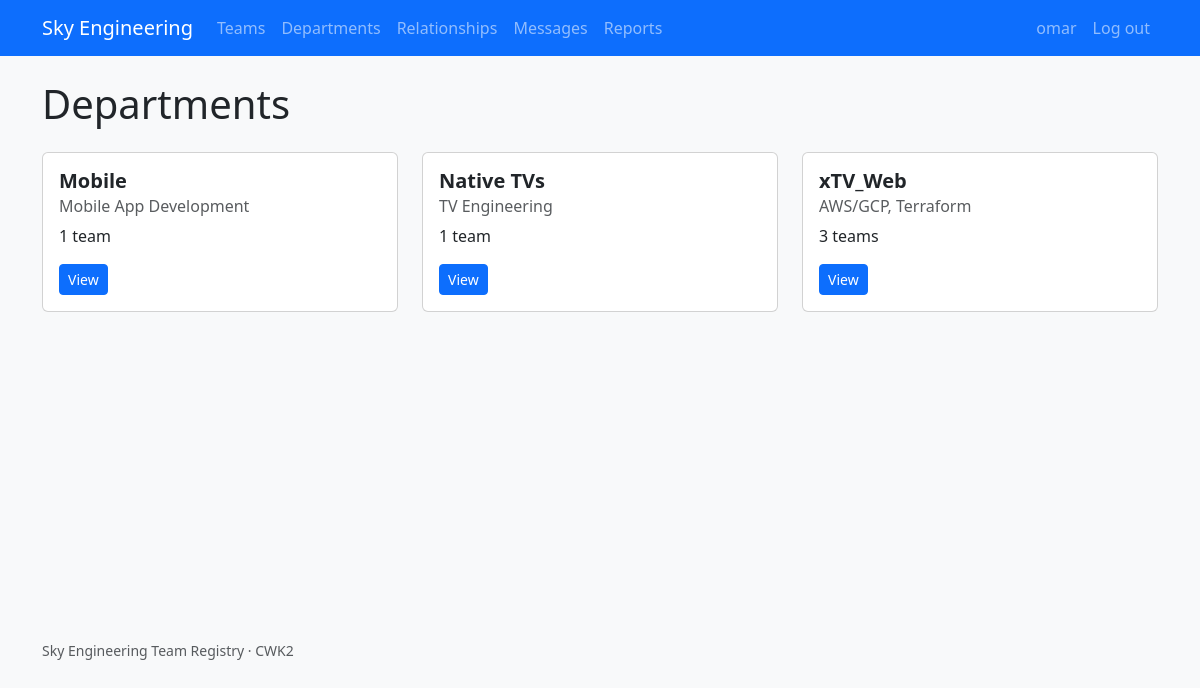
The page /organization/departments/ (signed in) on the database its author committed.
### organization/models.py (models this page shows, shortened)
class Department(models.Model):
    name = models.CharField(max_length=150, unique=True)
    specialisation = models.CharField(max_length=200)
    leader = models.ForeignKey(
        settings.AUTH_USER_MODEL,
        null=True,
        blank=True,
        on_delete=models.SET_NULL,
        related_name='led_departments',
    )
    description = models.TextField(blank=True)

### organization/views.py (the view)
# urls.py: path('departments/', views.department_list, name='department_list'),
@login_required
def department_list(request):
    departments = Department.objects.all().order_by('name')
    return render(request, 'organization/department_list.html', {
        'departments': departments,
    })

### organization/templates/organization/department_list.html (shortened to what this page needs)
{% extends 'base.html' %}
{% block content %}
<h1 class="mb-4">Departments</h1>
<div class="row">
  {% for department in departments %}
    <div class="col-md-4 mb-3">
      <div class="card h-100">
        <div class="card-body">
          <h5 class="card-title">{{ department.name }}</h5>
          <h6 class="card-subtitle mb-2 text-muted">{{ department.specialisation }}</h6>
          <p class="card-text">{{ department.team_set.count }} team{{ department.team_set.count|pluralize }}</p>
          <a href="{% url 'department_detail' department.pk %}" class="btn btn-primary btn-sm">View</a>
        </div>
      </div>
    </div>
  {% empty %}
    <p>No departments yet. Add some via the admin.</p>
  {% endfor %}
</div>
{% endblock %}

### templates/navbar.html (shortened to what this page needs)
<nav class="navbar navbar-expand-lg navbar-dark bg-primary">
  <div class="container">
    <a class="navbar-brand" href="{% url 'home' %}">Sky Engineering</a>
    <div class="collapse navbar-collapse" id="nav">
      <ul class="navbar-nav me-auto">
        <li class="nav-item"><a class="nav-link" href="{% url 'team_list' %}">Teams</a></li>
        <li class="nav-item"><a class="nav-link" href="{% url 'department_list' %}">Departments</a></li>
        <li class="nav-item"><a class="nav-link" href="{% url 'org_relationships' %}">Relationships</a></li>
        <li class="nav-item"><a class="nav-link" href="{% url 'inbox' %}">Messages</a></li>
        <li class="nav-item"><a class="nav-link" href="{% url 'reports:index' %}">Reports</a></li>
      </ul>
      <ul class="navbar-nav">
        {% if request.user.is_authenticated %}
          <li class="nav-item"><a class="nav-link" href="{% url 'profile' %}">{{ request.user.username }}</a></li>
          <li class="nav-item">
            <form method="post" action="{% url 'logout' %}" class="d-inline">
              <button type="submit" class="btn btn-link nav-link">Log out</button>
            </form>
          </li>
        {% else %}
          <li class="nav-item"><a class="nav-link" href="{% url 'login' %}">Log in</a></li>
          <li class="nav-item"><a class="nav-link" href="{% url 'signup' %}">Sign up</a></li>
        {% endif %}
      </ul>
    </div>
  </div>
</nav>

### static/css/style.css (style rules this page uses)
body { background: #f8f9fa; }
.card-title { font-weight: 600; }

### rows shown on the page
Department: name "Mobile", specialisation "Mobile App Development", team_set.count "1"
Department: name "Native TVs", specialisation "TV Engineering", team_set.count "1"
Department: name "xTV_Web", specialisation "AWS/GCP, Terraform", team_set.count "3"

### other values the page prints
{{ request.user.username }} "omar"
